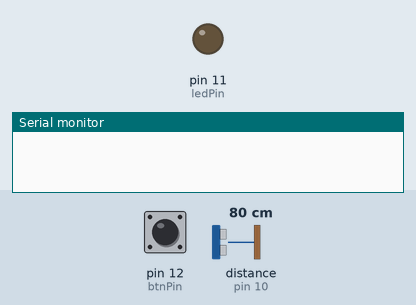
Recording of a sketch running on a simulated Arduino Uno, built with avr-gcc and run on an emulated ATmega328P. On the bench: output pins drawn as LEDs (lit = HIGH), the last lines printed to the serial monitor. Dashed ring = blinking. The test bench sets the inputs (shaded band); at power-on: pin 12 (btnPin) HIGH, distance to the obstacle (sensor on pin 10) 80 cm. The echo pulse lasts 58.3 µs per cm; pins used as bus, display or sensor lines are not drawn.

Above: at 1.2 s.
1.3 s: pin 12 (btnPin) pulled LOW for 3.2 s
At 3.45 s:
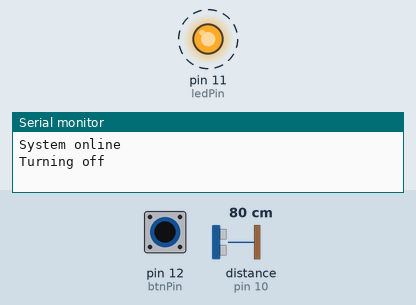
6.0 s: pin 12 (btnPin) pulled LOW for 0.15 s
9.1 s: distance to the obstacle (sensor on pin 10) set to 74 cm
10.6 s: distance to the obstacle (sensor on pin 10) set to 63 cm
At 11.8 s:
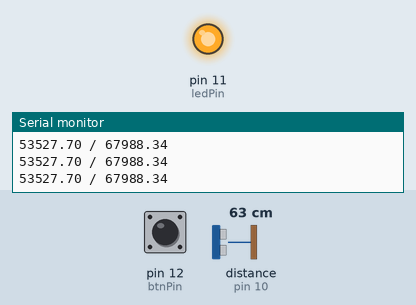
12.3 s: pin 12 (btnPin) pulled LOW for 1 s
At 15.7 s:
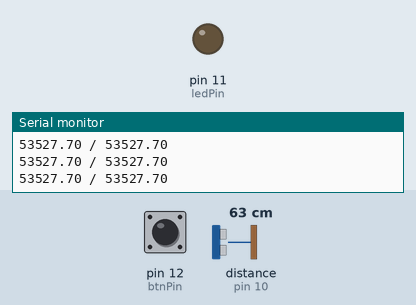
Timing chart, 0 to 16.8 s (numbered marks = the images above; inputs shaded):
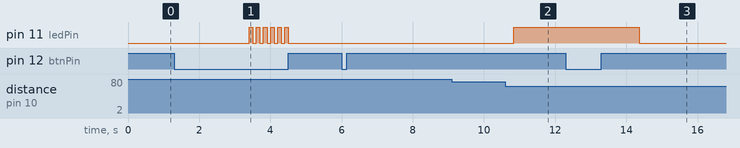

The sketch:

sketch_mar22a.ino
```cpp
const int trigPin = 9;

const int echoPin = 10;

const int ledPin = 11;

const int btnPin = 12;

int btnState = 0;

float baseline = 0;

bool runnState = false;

float duration, distance;

void setup() {
  // put your setup code here, to run once:

  pinMode(trigPin, OUTPUT);

  pinMode(echoPin, INPUT);

  pinMode(ledPin, OUTPUT);

  pinMode(btnPin, INPUT_PULLUP);


  Serial.begin(9600);
}

void loop() {

  // Check button
  btnState = digitalRead(btnPin);

  if (!runnState) {
    if (btnState == LOW) {
      Serial.println("System online");
      runnState = true;

      digitalWrite(trigPin, LOW);
      delayMicroseconds(2);  // Brief delay to ensure clean LOW
      digitalWrite(trigPin, HIGH);
      delayMicroseconds(10);  // 10 microsecond pulse width
      digitalWrite(trigPin, LOW);

      // Measure the pulse duration on echo pin
      duration = pulseIn(echoPin, HIGH, 100000);  // 100ms timeout, adjust if needed

      distance = (duration / .0343) / 2;

      baseline = distance;
    }
  } else {

    if (btnState == LOW) {
      // Hold for two second to turn device off
      delay(2000);
      btnState = digitalRead(btnPin);

      if (btnState == LOW) {
        Serial.println("Turning off");
        runnState = false;
        // Blink to indicate turning off
        for (int i = 0; i <= 5; i++) {
          digitalWrite(ledPin, LOW);
          delay(100);
          digitalWrite(ledPin, HIGH);
          delay(100);
        }
        digitalWrite(ledPin, LOW);


      } else {
        Serial.println("Resetting baseline");
        // Reset baseline

        digitalWrite(trigPin, LOW);
        delayMicroseconds(2);  // Brief delay to ensure clean LOW
        digitalWrite(trigPin, HIGH);
        delayMicroseconds(10);  // 10 microsecond pulse width
        digitalWrite(trigPin, LOW);

        // Measure the pulse duration on echo pin
        duration = pulseIn(echoPin, HIGH, 100000);  // 100ms timeout, adjust if needed
        distance = (duration / .0343) / 2;


        baseline = distance;
      }
    }

    if (runnState) {
      digitalWrite(trigPin, LOW);
      delayMicroseconds(2);  // Brief delay to ensure clean LOW
      digitalWrite(trigPin, HIGH);
      delayMicroseconds(10);  // 10 microsecond pulse width
      digitalWrite(trigPin, LOW);

      // Measure the pulse duration on echo pin
      duration = pulseIn(echoPin, HIGH, 100000);  // 100ms timeout, adjust if needed

      distance = (duration / .0343) / 2;

      Serial.print(distance);
      Serial.print(" / ");
      Serial.print(baseline);
      Serial.println();
      if (distance < baseline - 10000 || distance > baseline + 10000) {
        digitalWrite(ledPin, HIGH);  // LED ON when out of range
      } else {
        digitalWrite(ledPin, LOW);  // LED OFF when within range
      }


      delay(250);
    }
  }
}
```

Measured:
- the behaviour switches between 69 and 68 cm on distance to the obstacle (sensor on pin 10) (found by bisection; images 1 and 2)
- after the input at 1.3 s, pin 11 (ledPin): alternates HIGH for 0.10 s and LOW for 0.10 s, 12 changes in all, then stays LOW, starting after 2.1 s
- after the input at 10.6 s, pin 11 (ledPin): LOW → HIGH after 0.23 s
- after the input at 12.3 s, pin 11 (ledPin): HIGH → LOW after 2.1 s
